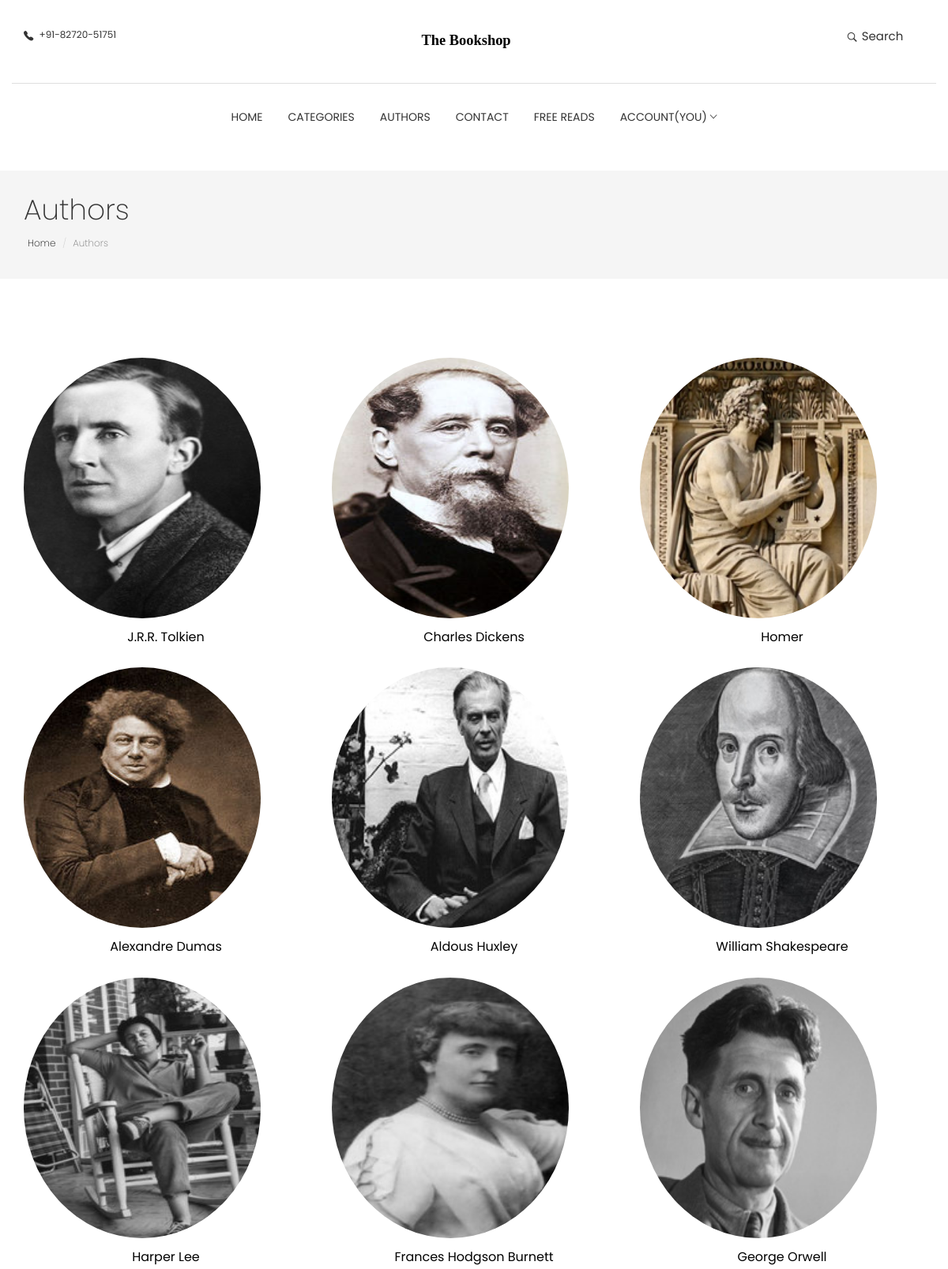
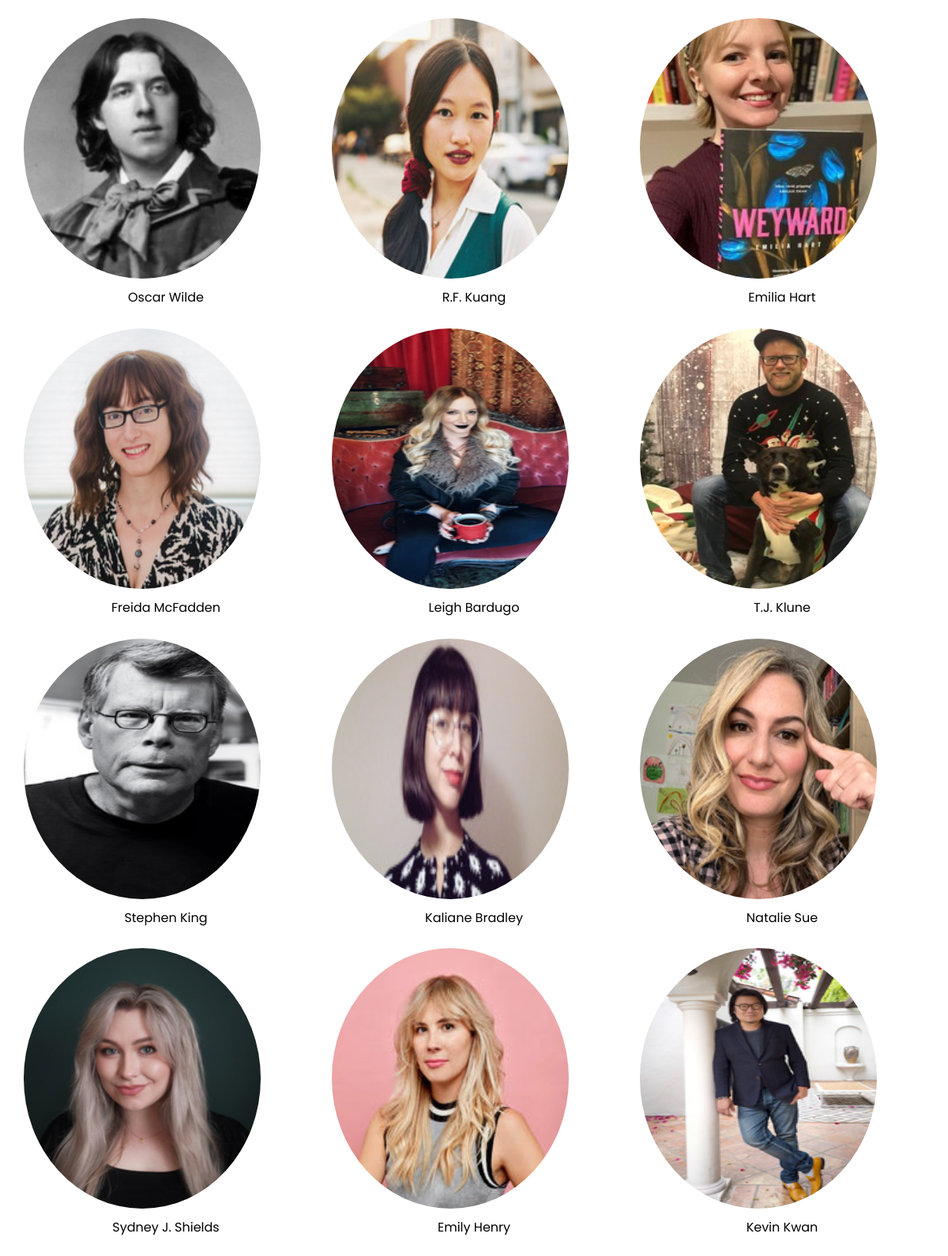
Screenshot of /authors/ (upper part) with the database file from the repository (2 pictures, top to bottom).
### blog/models.py (models this page shows, shortened)
class author(models.Model):
    name = models.CharField(default=False, max_length=100)
    image = models.ImageField(upload_to='author_profile/')
    about = models.CharField(default=False, max_length=3000)

### blog/views.py (the view)
# urls.py: path('authors/', views.authors, name='authors'),
def authors(request):
    writer = author.objects.all()
    return render(request, 'blog/authors.html', {'auth': writer})

### blog/templates/blog/authors.html (shortened to what this page needs)
<!DOCTYPE html>
<html lang="en">
<head>
  {% load static %}
  <link rel="stylesheet" href="{% static 'blog/plugins/themefisher-font/style.css' %}">
  <link rel="stylesheet" href="{% static 'blog/plugins/bootstrap/css/bootstrap.min.css' %}">
  <link rel="stylesheet" href="{% static 'blog/plugins/animate/animate.css' %}">
  <link rel="stylesheet" href="{% static 'blog/plugins/slick/slick.css' %}">
  <link rel="stylesheet" href="{% static 'blog/plugins/slick/slick-theme.css' %}">
  <link rel="stylesheet" href="{% static 'blog/css/style.css' %}">
</head>
<body id="body">
<section class="top-header">
	<div class="container">
		<div class="row">
			<div class="col-md-4 col-xs-12 col-sm-4">
				<div class="contact-number">
					<i class="tf-ion-ios-telephone"></i>
					<span>+91-82720-51751</span>
				</div>
			</div>
			<div class="col-md-4 col-xs-12 col-sm-4">
				<div class="logo text-center">
					<a href="{% url "/" %}">
						<svg width="135px" height="29px" viewBox="0 0 220 30" version="1.1" xmlns="http://www.w3.org/2000/svg"
							xmlns:xlink="http://www.w3.org/1999/xlink">
							<g id="Page-1" stroke="none" stroke-width="1" fill="none" fill-rule="evenodd" font-size="30"
								font-family="AustinBold, Austin" font-weight="bold">
								<g id="Group" transform="translate(-108.000000, -297.000000)" fill="#000000">
									<text id="AVIATO">
										<tspan x="109" y="325">The Bookshop</tspan>
									</text>
								</g>
							</g>
						</svg>
					</a>
				</div>
			</div>
			<div class="col-md-4 col-xs-12 col-sm-4">
				<ul class="top-menu text-right list-inline">
					<li class="dropdown search dropdown-slide">
						<a href="#!" class="dropdown-toggle" data-toggle="dropdown" data-hover="dropdown"><i
								class="tf-ion-ios-search-strong"></i> Search</a>
					</li>
				</ul>
			</div>
		</div>
	</div>
</section>
<section class="menu">
	<nav class="navbar navigation">
		<div class="container">
			<div id="navbar" class="navbar-collapse collapse text-center">
				<ul class="nav navbar-nav">
					<li class="dropdown ">
						<a href="{% url "/" %}">Home</a>
					</li>
					<li class="dropdown">
						<a href="{% url "categories" %}">Categories</a>
					</li>
                    <li class="dropdown ">
						<a href="{% url "authors" %}">Authors</a>
					</li>
					<li class="dropdown ">
						<a href="{% url "contact" %}">Contact</a>
					</li>
					<li class="dropdown ">
						<a href="{% url "file" %}">Free Reads</a>
					</li>
					<li class="dropdown dropdown-slide">
						<a href="#!" class="dropdown-toggle" data-toggle="dropdown" data-hover="dropdown" data-delay="350"
							role="button" aria-haspopup="true" aria-expanded="false">Account(You) <span
								class="tf-ion-ios-arrow-down"></span></a>
					</li>
				</ul>
			</div>
		</div>
	</nav>
</section>
<section class="page-header">
	<div class="container">
		<div class="row">
			<div class="col-md-12">
				<div class="content">
					<h1 class="page-name">Authors</h1>
					<ol class="breadcrumb">
						<li><a href="{% url "/" %}">Home</a></li>
						<li class="active">Authors</li>
					</ol>
				</div>
			</div>
		</div>
	</div>
</section>
<section class="products section">
	<div class="container">
		<div class="row">
			{% for iter in auth %}
			<div class="col-md-4">
				<div class="product-item">
					<div>
						<img src="{{iter.image.url}}" alt="product-img" style="height:330px; width:300px; border-radius:50%" />
					</div>
					<div class="product-content">
						<h4><a href="{% url "adetails" iter.name %}">{{iter.name}}</a></h4>
					</div>
				</div>
			</div>
			{% endfor %}
		</div>
	</div>
</section>
  </body>
  </html>

### blog/static/blog/css/style.css (style rules this page uses)
body { line-height: 1.5; font-family: "Poppins", sans-serif; -webkit-font-smoothing: antialiased; }
h1, h2, h3, h4, h5, h6 { font-family: "Poppins", sans-serif; }
h1, h2, h3, h4, h5, h6 { font-weight: 400; }
ol, ul { margin: 0; padding: 0; list-style: none; }
a, a:focus, a:hover { text-decoration: none; outline: 0; color: #000; }
.section { padding: 80px 0; }
.page-header { background: #f5f5f5; margin-top: 20px; border-bottom: none; padding: 30px 0; }
.page-header h1 { font-weight: 200; margin: 0 0 6px 0; }
.page-header .breadcrumb { background: transparent; padding: 5px; margin: 0; }
.page-header .breadcrumb li { font-weight: 200; font-size: 12px; }
.page-header .breadcrumb li a { color: #000; }
.dropdown-slide { position: static; }
.top-header .container { padding-top: 35px; padding-bottom: 35px; border-bottom: 1px solid #dedede; }
.top-header .contact-number { font-size: 12px; color: #333; }
.top-header .contact-number i { margin-right: 4px; font-size: 18px; vertical-align: middle; }
.top-header .top-menu > li > a { color: #333; font-size: 15px; padding: 0 8px; }
.top-header .top-menu > li > a i { font-size: 16px; margin-right: 2px; vertical-align: middle; }
.top-header .logo a { display: inline-block; }
.navigation { margin-bottom: 0; padding: 10px 0; }
.navigation .navbar-nav > li { position: static; }
.navigation .navbar-nav > li > a { color: #333; font-size: 14px; padding: 20px 15px; text-transform: uppercase; transition: 0.2s ease-in-out 0s; border: 1px solid transparent; }
.navigation .container { position: relative; }
.navigation .navbar-nav { float: none; display: inline-block; }
.product-item { margin-bottom: 30px; }
.product-item .product-content { text-align: center; }
.product-item .product-content h4 { font-size: 16px; font-weight: 400; margin-top: 15px; margin-bottom: 6px; }
.product-item .product-content h4 a { color: #000; }

### rows the page displays
author: image (picture), name "J.R.R. Tolkien"
author: image (picture), name "Charles Dickens"
author: image (picture), name "Homer"
author: image (picture), name "Alexandre Dumas"
author: image (picture), name "Aldous Huxley"
author: image (picture), name "William Shakespeare"
author: image (picture), name "Harper Lee"
author: image (picture), name "Frances Hodgson Burnett"
author: image (picture), name "George Orwell"
author: image (picture), name "Oscar Wilde"
author: image (picture), name "R.F. Kuang"
author: image (picture), name "Emilia Hart"
author: image (picture), name "Freida McFadden"
author: image (picture), name "Leigh Bardugo"
author: image (picture), name "T.J. Klune"
author: image (picture), name "Stephen King"
author: image (picture), name "Kaliane Bradley"
author: image (picture), name "Natalie Sue"
author: image (picture), name "Sydney J. Shields"
author: image (picture), name "Emily Henry"
author: image (picture), name "Kevin Kwan"
